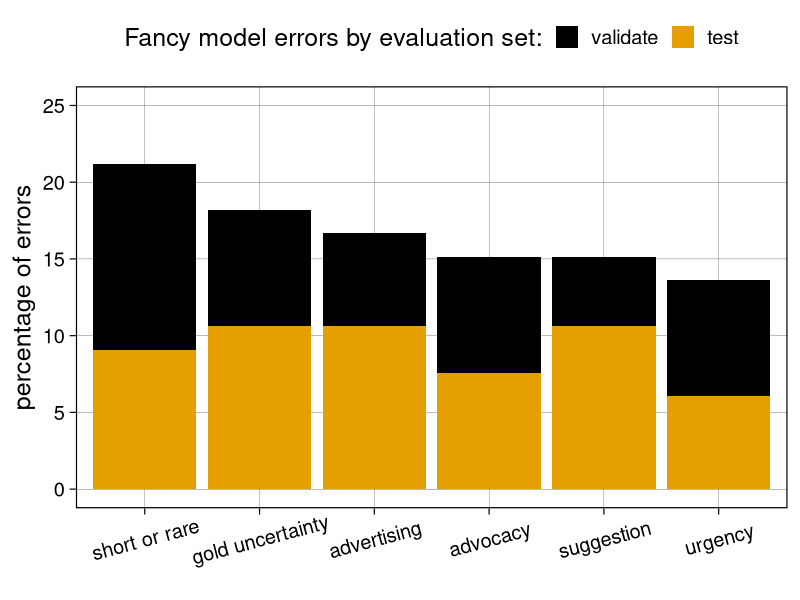
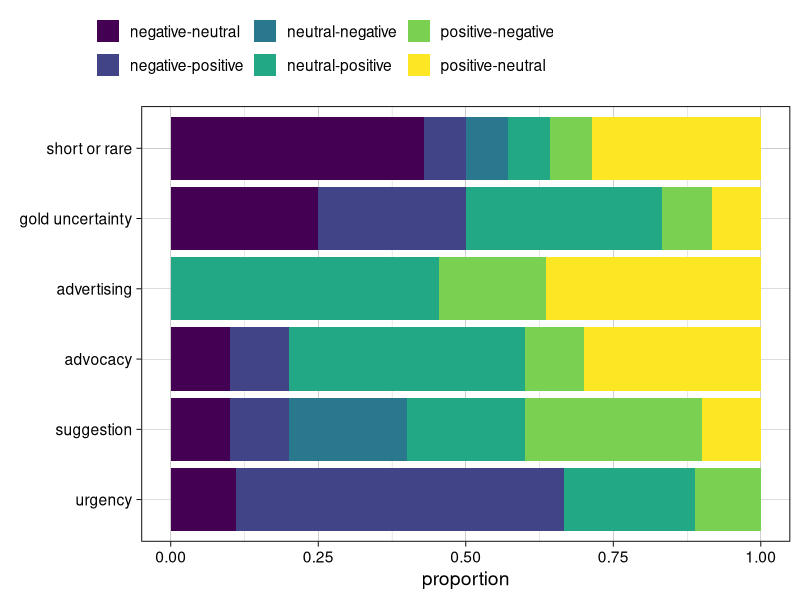

The R source for these figures, in order:
## ---- chunk 1
library(ggthemes)
library(knitr)
library(tidyverse)

opts_chunk$set(echo = TRUE, warning=FALSE, message=FALSE)
## ---- chunk 2
fancyErrors <- read_csv("data/all6_error_types_instactivism_fancy.csv") %>%
  mutate(evaluation = factor(evaluation, levels = c("validate", "test")),
         error_type = factor(error_type, levels = c("short or rare", "gold uncertainty", "advertising", "advocacy", "suggestion", "urgency")),
         prediction_class = factor(prediction_class),
         predicted = factor(predicted),
         my_labels = factor(my_labels))

errorPcts <- fancyErrors %>%
  count(error_type) %>%
  mutate(percent = (n/sum(n))*100)
## ---- chunk 3

fancyErrors %>%
  count(error_type, evaluation) %>%
  mutate(percent = (n/sum(n))*100) %>%
  ggplot(aes(x = error_type, 
             y = percent,
             fill = evaluation)) +
  geom_col() +
  theme_linedraw(18) +
  theme(legend.position = "top", 
        panel.grid.minor.y = element_blank(),
        axis.text.x = element_text(angle = 15, vjust = .7)) +
  scale_y_continuous(limits = c(0, 25)) +
  scale_fill_colorblind() +
  labs(x = element_blank(),
       y = "percentage of errors",
       fill = "Fancy model errors by evaluation set:")

## ---- chunk 4
fancyErrors %>%
  count(error_type, prediction_class) %>%
  mutate(percent = (n/sum(n))*100) %>%
  ggplot(aes(y = factor(error_type, rev(errorPcts$error_type)), 
             x = percent)) +
  geom_col(aes(fill = prediction_class),
           position = position_fill(reverse = TRUE)) +
  theme_linedraw(14) +
  theme(legend.justification = -.4, 
        legend.position = "top", 
        panel.grid.minor.y = element_blank()) +
  labs(fill = element_blank(), 
       y = element_blank(),
       x = "proportion") +
  scale_fill_viridis_d()
